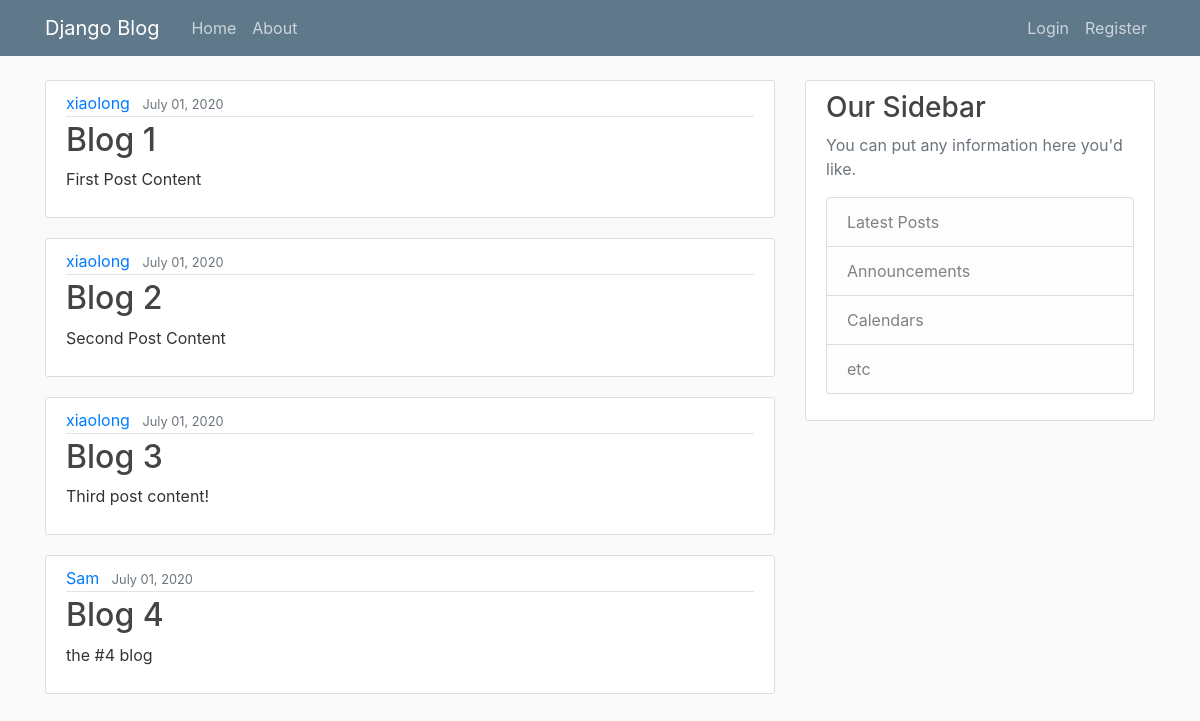
/, run on an earlier commit of the app's database.
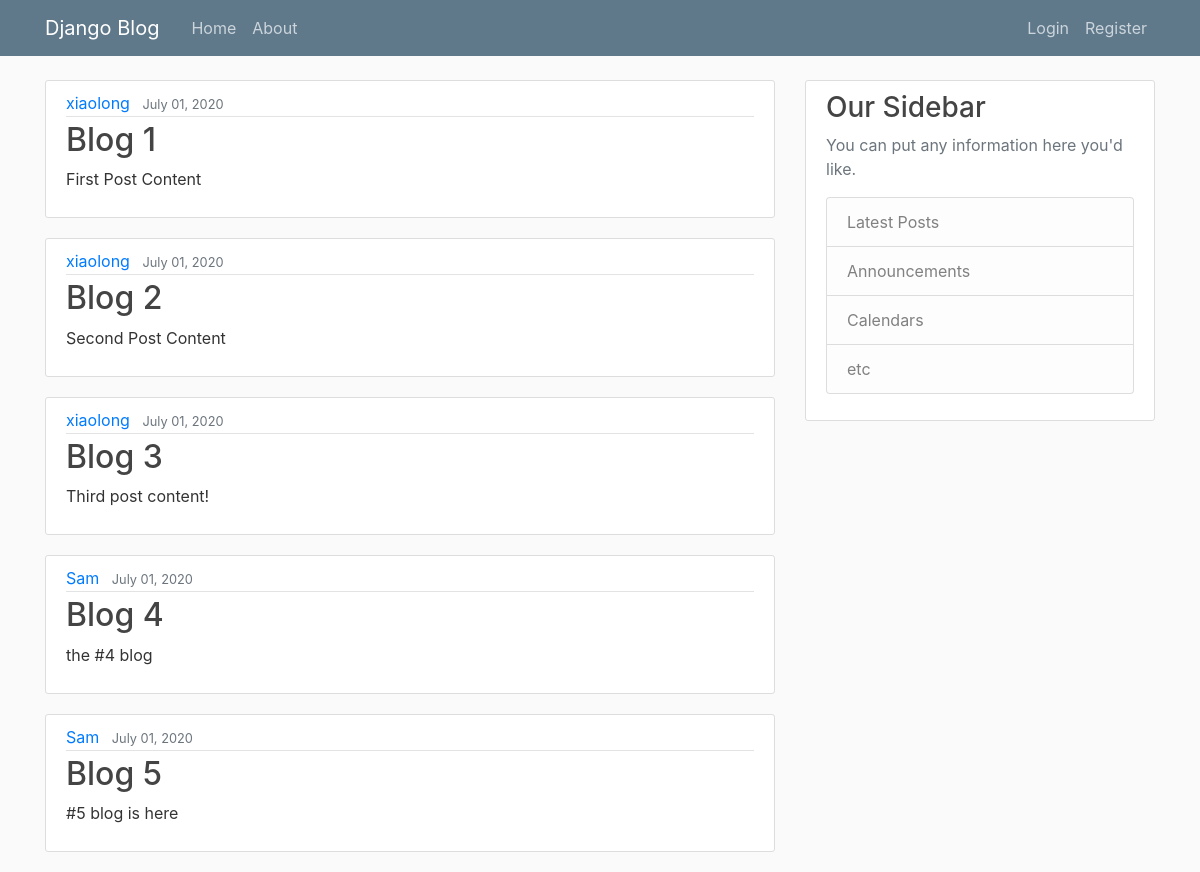
And on a later commit of the database.
### blog/models.py (models this page shows, shortened)
class Post(models.Model):
	title = models.CharField(max_length = 100) #The char length
	content = models.TextField()
	date_posted = models.DateTimeField(default=timezone.now)#Only when object created
	author = models.ForeignKey(User, on_delete=models.CASCADE)

### blog/views.py (the view)
# urls.py: path('', views.home, name='blog-home'),
def home(request):
	context = {
		'posts': Post.objects.all()
	}
	return render(request, 'blog/home.html', context)

### blog/templates/blog/home.html
{% extends "blog/base.html" %}
{% block content %}
	{% for post in posts %}
		<article class="media content-section">
		  <div class="media-body">
		    <div class="article-metadata">
		      <a class="mr-2" href="#">{{ post.author }}</a>
		      <small class="text-muted">{{ post.date_posted | date:"F d,  Y" }}</small>
		    </div>
		    <h2><a class="article-title" href="#">{{ post.title }}</a></h2>
		    <p class="article-content">{{ post.content }}</p>
		  </div>
		</article>
	{% endfor %}
{% endblock content %}

What changed in the data, as far as the page shows it:
added Post: author "Sam", date_posted "July 01, 2020", title "Blog 5", content "#5 blog is here"
